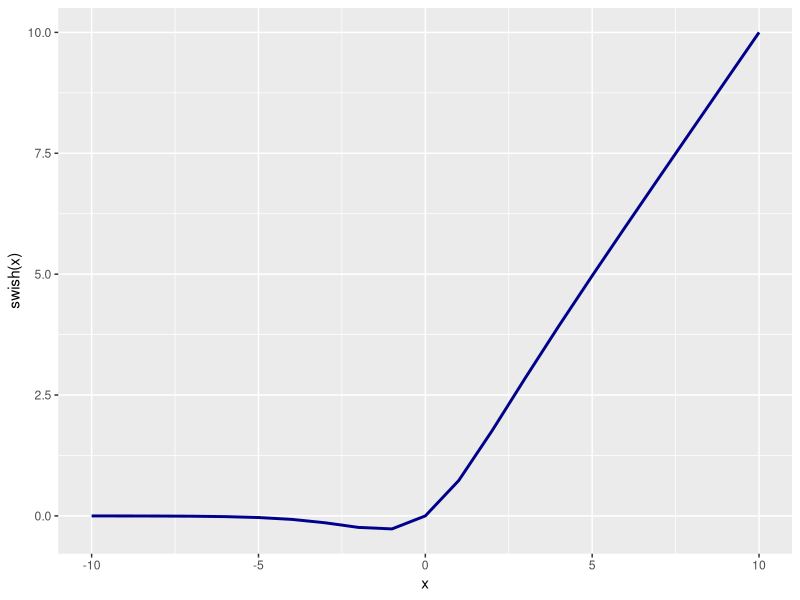
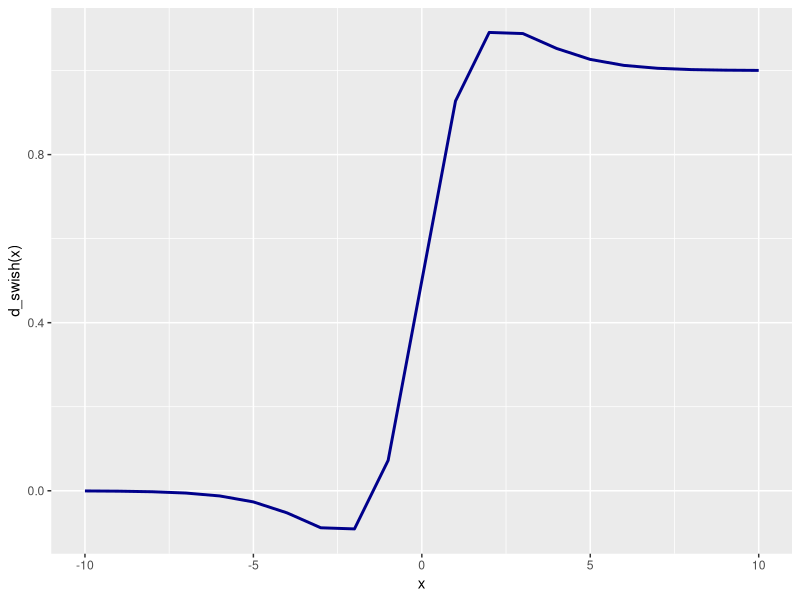

Source code (R) for these figures, in order:
## ---- chunk 1

library(tibble)
library(ggplot2)

#| eval: true
#| label: fig-swish
#| fig-cap: "Swish Activation Function"
#| fig-width: 7
#| fig-height: 4

# Your `swish()` function here
swish <- function(x) {
  return(x / (1 + exp(-x)))
}

x <- -10:10
y <- swish(x)
tbl_swish <- tibble(x, y)

ggplot(tbl_swish, aes(x, y)) +
  geom_line(color = "darkblue", linewidth = 1) +
  labs(x = "x", y = "swish(x)")
## ---- chunk 2
#| eval: true
#| output: true # change it to `true` in your `.qmd` file
#| label: fig-d-swish
#| fig-cap: "Gradient of Swish Activation Function"
#| fig-width: 7
#| fig-height: 4

# Your `d_swish()` function here
d_swish <- function(x) {
  sigmoid_x <- 1 / (1 + exp(-x))
  return(sigmoid_x + x * sigmoid_x * (1 - sigmoid_x))
}

x <- -10:10
y <- d_swish(x)
tbl_swish <- tibble(x, y)

ggplot(tbl_swish, aes(x, y)) +
  geom_line(color = "darkblue", linewidth = 1) +
  labs(x = "x", y = "d_swish(x)")
## ---- chunk 3
#| eval: true
#| echo: true
# Fill in the `...` with your code

# Code chunk to obtain the maximum ID in your team 

max_id <- max(2400740, 2400989, 2401130, 2401641, 2402429)


set.seed(max_id)
random_vector <- runif(5, min = -10, max = 10)
activated_vector <- swish(random_vector)
round(random_vector, 2)
round(activated_vector, 2)
## ---- chunk 4

relu <- function(x) {
  return(pmax(0, x))
}

relu_activated_vector <- relu(random_vector)
round(activated_vector, 2)
round(relu_activated_vector, 2)
